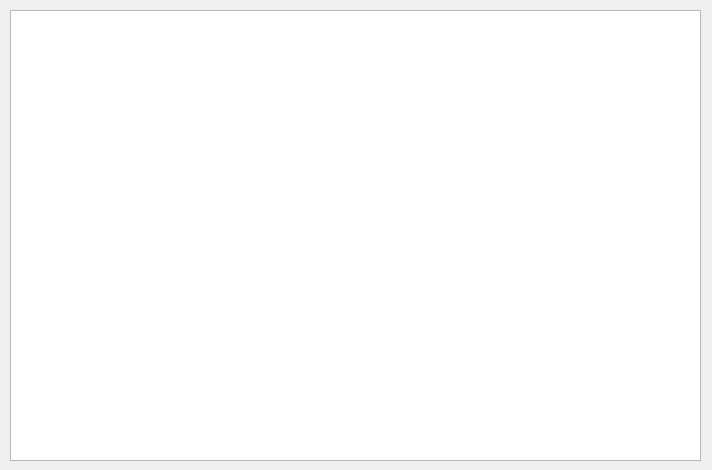
<?xml version="1.0" encoding="UTF-8"?>
<ui version="4.0">
 <class>Form</class>
 <widget class="QWidget" name="Form">
  <property name="geometry">
   <rect>
    <x>0</x>
    <y>0</y>
    <width>712</width>
    <height>470</height>
   </rect>
  </property>
  <property name="windowTitle">
   <string>Form</string>
  </property>
  <widget class="QTableWidget" name="tableWidget">
   <property name="geometry">
    <rect>
     <x>10</x>
     <y>10</y>
     <width>691</width>
     <height>451</height>
    </rect>
   </property>
  </widget>
 </widget>
 <resources/>
 <connections/>
</ui>
